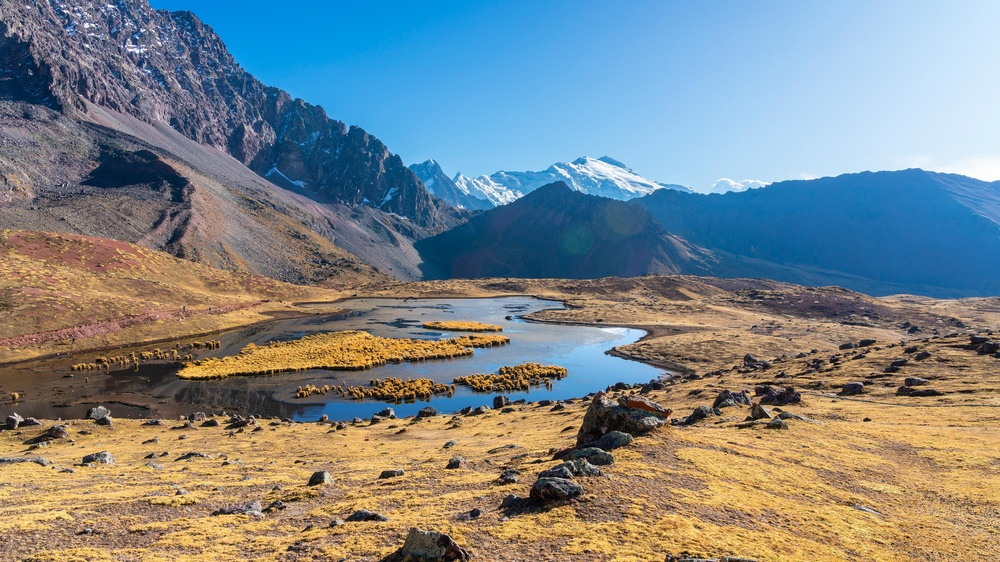
#> input picture Pictures/mountain.jpg, 1000 x 562 px, shrunk from 3840 x 2160 before the run
$ python gradients.py
#> lines starting #> are read from the running program, lines starting #| are printed output that depends on the picture
import cv2 as cv
import numpy as np
import matplotlib.pyplot as plt

img=cv.imread("Pictures/mountain.jpg")
#> img is the input picture: shape (562, 1000, 3); mean B, G, R 137, 135, 125.8
cv.imshow('mountain',img)
gray=cv.cvtColor(img,cv.COLOR_BGR2GRAY)
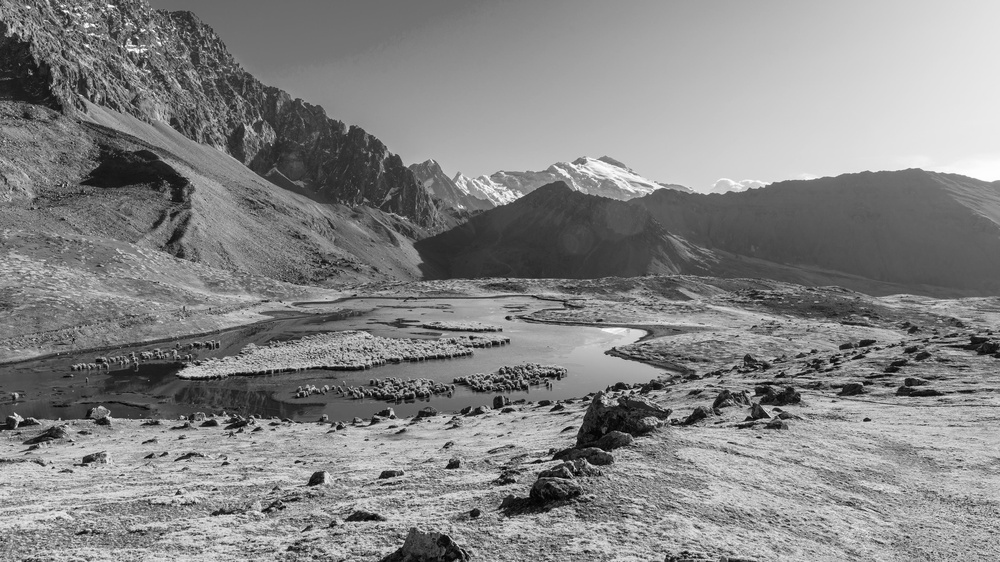
#> gray: shape (562, 1000); min 0, max 255, mean 132.5

#LAPLACIAN
lap=cv.Laplacian(gray,cv.CV_64F)
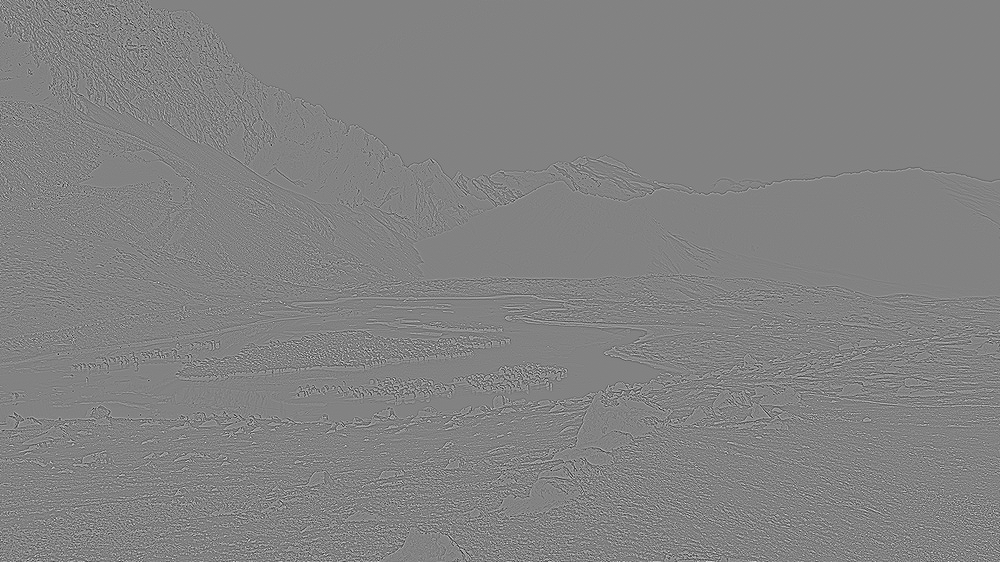
#> lap: shape (562, 1000) float64; min -451, max 429, mean 0; drawn with min black and max white
lap=np.uint8(np.absolute(lap))
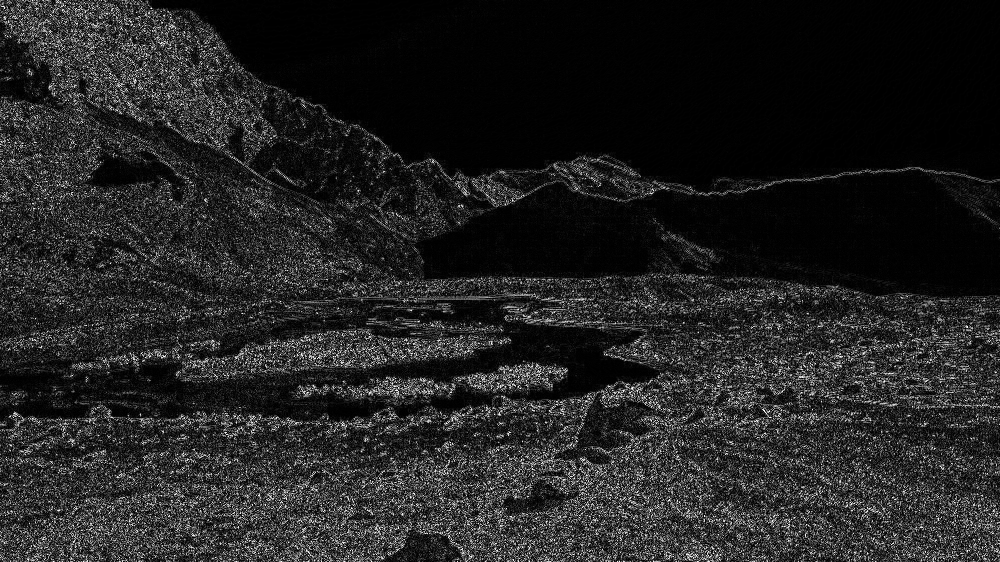
#> lap: shape (562, 1000); min 0, max 255, mean 35
cv.imshow('Laplacian',lap)

#Sobel
sobelx=cv.Sobel(gray,cv.CV_64F,1,0)
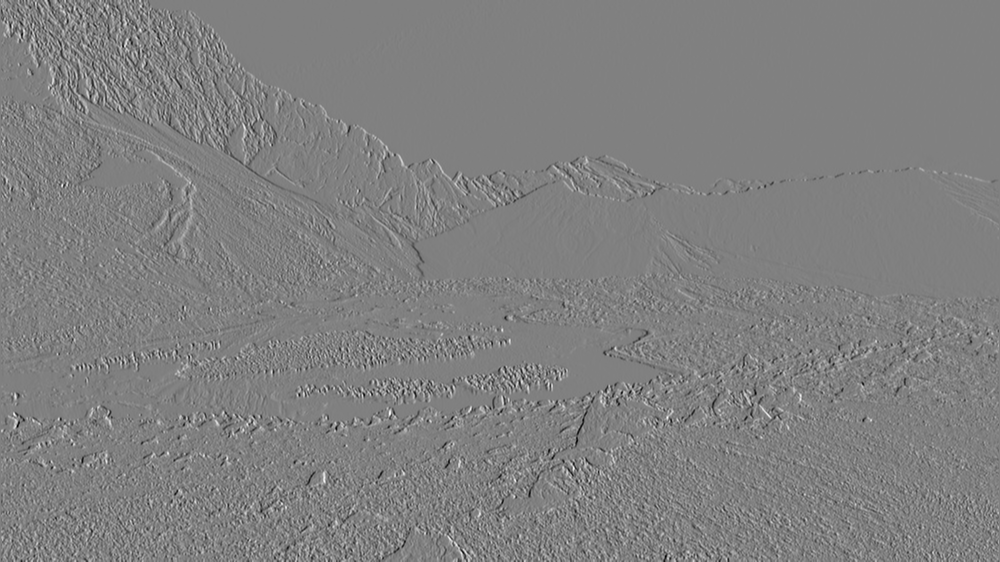
#> sobelx: shape (562, 1000) float64; min -683, max 675, mean 0.4; drawn with min black and max white
sobely=cv.Sobel(gray,cv.CV_64F,0,1)
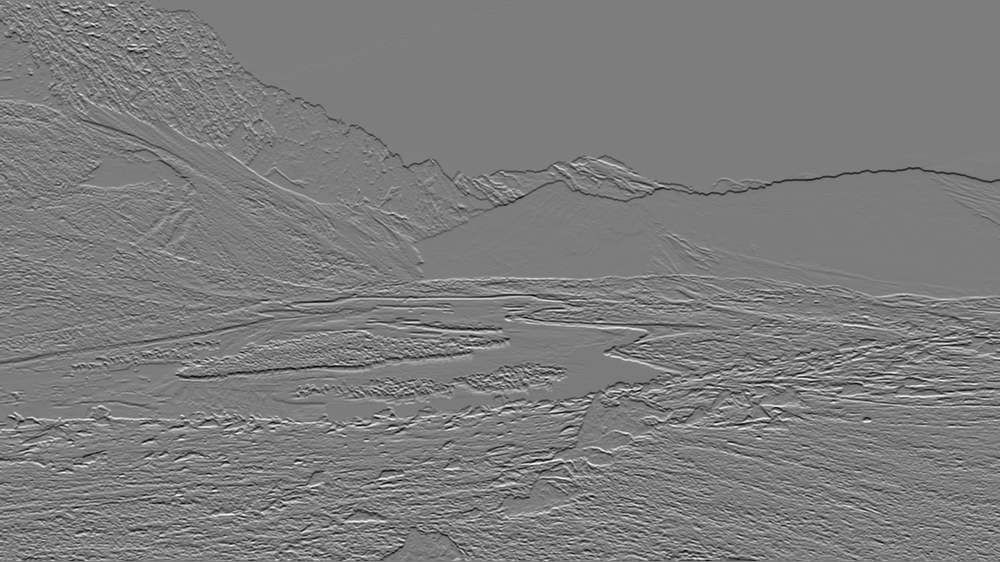
#> sobely: shape (562, 1000) float64; min -721, max 748, mean 0; drawn with min black and max white
combined=cv.bitwise_or(sobelx,sobely)
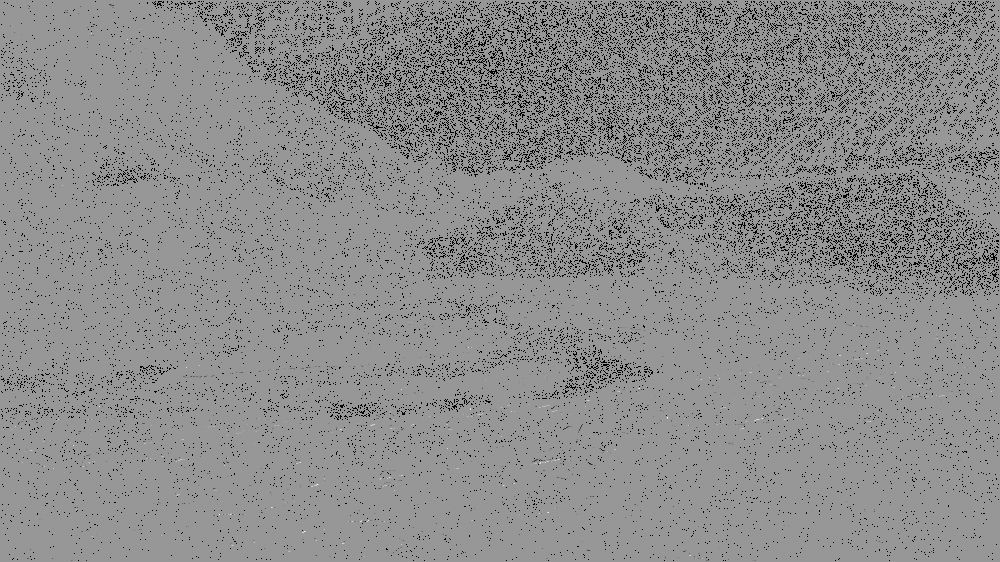
#> combined: shape (562, 1000) float64; 7.35% of the values are NaN or infinite; the others: min -130944, max 89472, mean -152.5; drawn with min black, max white, NaN and infinite black
cv.imshow('Combined sobel',combined)
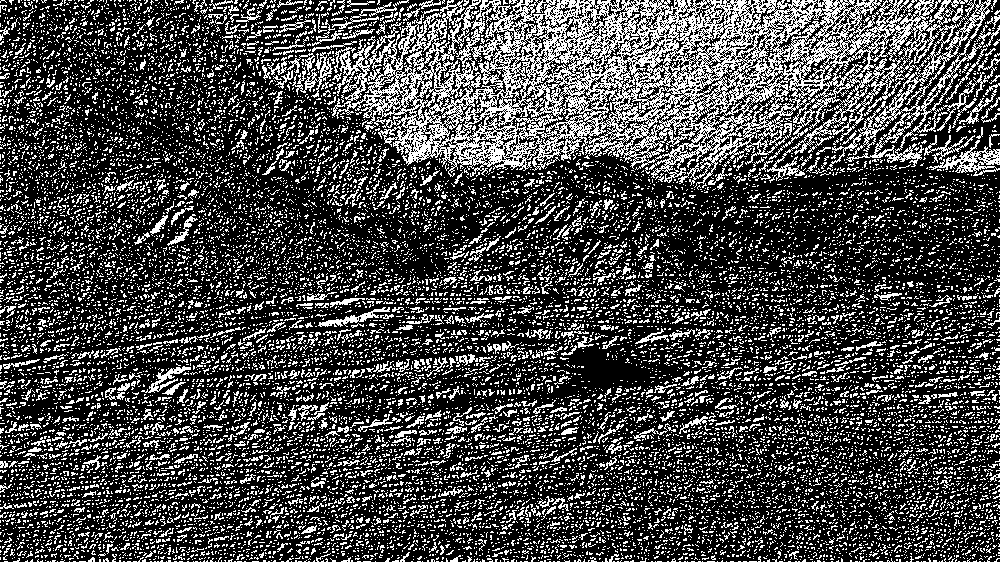
#> window 'Combined sobel': shape (562, 1000); 27.7% white in thin lines or dots
